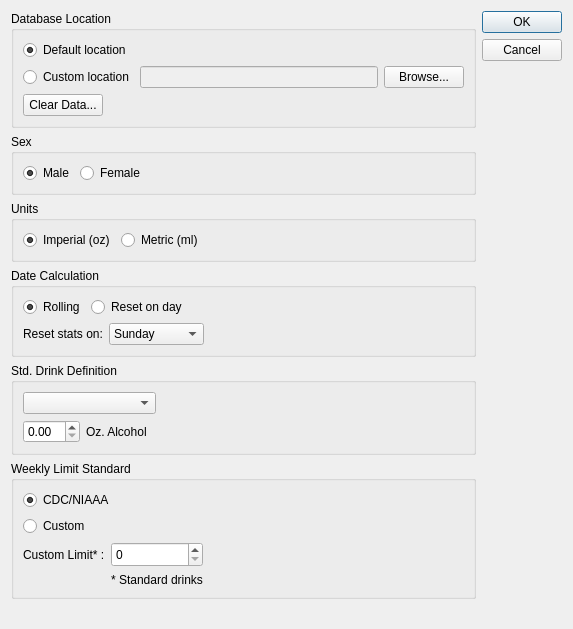
<?xml version="1.0" encoding="UTF-8"?>
<ui version="4.0">
 <class>userSettingsDialog</class>
 <widget class="QDialog" name="userSettingsDialog">
  <property name="geometry">
   <rect>
    <x>0</x>
    <y>0</y>
    <width>573</width>
    <height>629</height>
   </rect>
  </property>
  <property name="windowTitle">
   <string>User Settings</string>
  </property>
  <property name="modal">
   <bool>true</bool>
  </property>
  <layout class="QGridLayout" name="gridLayout_3">
   <item row="0" column="0">
    <widget class="QGroupBox" name="groupBox">
     <property name="minimumSize">
      <size>
       <width>0</width>
       <height>0</height>
      </size>
     </property>
     <property name="title">
      <string>Database Location</string>
     </property>
     <layout class="QVBoxLayout" name="verticalLayout">
      <item>
       <widget class="QRadioButton" name="defaultLocationRadioBtn">
        <property name="text">
         <string>Default location</string>
        </property>
        <property name="checked">
         <bool>true</bool>
        </property>
       </widget>
      </item>
      <item>
       <layout class="QHBoxLayout" name="horizontalLayout_2">
        <item>
         <widget class="QRadioButton" name="customLocationRadioBtn">
          <property name="text">
           <string>Custom location</string>
          </property>
         </widget>
        </item>
        <item>
         <widget class="QLineEdit" name="dbLocationTextInput">
          <property name="enabled">
           <bool>false</bool>
          </property>
          <property name="clearButtonEnabled">
           <bool>false</bool>
          </property>
         </widget>
        </item>
        <item>
         <widget class="QPushButton" name="dbLocationBrowseButton">
          <property name="text">
           <string>Browse...</string>
          </property>
         </widget>
        </item>
       </layout>
      </item>
      <item>
       <layout class="QHBoxLayout" name="horizontalLayout_3">
        <item>
         <widget class="QPushButton" name="clearDataButton">
          <property name="text">
           <string>Clear Data...</string>
          </property>
         </widget>
        </item>
        <item>
         <spacer name="horizontalSpacer_5">
          <property name="orientation">
           <enum>Qt::Horizontal</enum>
          </property>
          <property name="sizeHint" stdset="0">
           <size>
            <width>40</width>
            <height>20</height>
           </size>
          </property>
         </spacer>
        </item>
       </layout>
      </item>
     </layout>
    </widget>
   </item>
   <item row="1" column="0">
    <widget class="QGroupBox" name="sexGroup">
     <property name="title">
      <string>Sex</string>
     </property>
     <layout class="QHBoxLayout" name="horizontalLayout_4">
      <item>
       <widget class="QRadioButton" name="maleSelection">
        <property name="text">
         <string>Male</string>
        </property>
        <property name="checked">
         <bool>true</bool>
        </property>
       </widget>
      </item>
      <item>
       <widget class="QRadioButton" name="femaleSelection">
        <property name="text">
         <string>Female</string>
        </property>
       </widget>
      </item>
      <item>
       <spacer name="horizontalSpacer">
        <property name="orientation">
         <enum>Qt::Horizontal</enum>
        </property>
        <property name="sizeHint" stdset="0">
         <size>
          <width>40</width>
          <height>20</height>
         </size>
        </property>
       </spacer>
      </item>
     </layout>
    </widget>
   </item>
   <item row="2" column="0">
    <widget class="QGroupBox" name="unitsGroup">
     <property name="title">
      <string>Units</string>
     </property>
     <layout class="QHBoxLayout" name="horizontalLayout_5">
      <item>
       <widget class="QRadioButton" name="imperialRadioButton">
        <property name="text">
         <string>Imperial (oz)</string>
        </property>
        <property name="checked">
         <bool>true</bool>
        </property>
       </widget>
      </item>
      <item>
       <widget class="QRadioButton" name="metricRadioButton">
        <property name="text">
         <string>Metric (ml)</string>
        </property>
       </widget>
      </item>
      <item>
       <spacer name="horizontalSpacer_2">
        <property name="orientation">
         <enum>Qt::Horizontal</enum>
        </property>
        <property name="sizeHint" stdset="0">
         <size>
          <width>266</width>
          <height>20</height>
         </size>
        </property>
       </spacer>
      </item>
     </layout>
    </widget>
   </item>
   <item row="3" column="0">
    <widget class="QGroupBox" name="dateCalculationGroup">
     <property name="title">
      <string>Date Calculation</string>
     </property>
     <layout class="QVBoxLayout" name="verticalLayout_4">
      <item>
       <layout class="QHBoxLayout" name="horizontalLayout">
        <item>
         <widget class="QRadioButton" name="rollingDateRadioButton">
          <property name="text">
           <string>Rolling</string>
          </property>
          <property name="checked">
           <bool>true</bool>
          </property>
         </widget>
        </item>
        <item>
         <widget class="QRadioButton" name="fixedDateRadioButton">
          <property name="text">
           <string>Reset on day</string>
          </property>
         </widget>
        </item>
        <item>
         <spacer name="horizontalSpacer_3">
          <property name="orientation">
           <enum>Qt::Horizontal</enum>
          </property>
          <property name="sizeHint" stdset="0">
           <size>
            <width>40</width>
            <height>20</height>
           </size>
          </property>
         </spacer>
        </item>
       </layout>
      </item>
      <item>
       <layout class="QHBoxLayout" name="horizontalLayout_6">
        <item>
         <widget class="QLabel" name="weekdayStartLabel">
          <property name="text">
           <string>Reset stats on:</string>
          </property>
         </widget>
        </item>
        <item>
         <widget class="QComboBox" name="weekdayStartInput">
          <item>
           <property name="text">
            <string>Sunday</string>
           </property>
          </item>
          <item>
           <property name="text">
            <string>Monday</string>
           </property>
          </item>
          <item>
           <property name="text">
            <string>Tuesday</string>
           </property>
          </item>
          <item>
           <property name="text">
            <string>Wednesday</string>
           </property>
          </item>
          <item>
           <property name="text">
            <string>Thursday</string>
           </property>
          </item>
          <item>
           <property name="text">
            <string>Friday</string>
           </property>
          </item>
          <item>
           <property name="text">
            <string>Saturday</string>
           </property>
          </item>
         </widget>
        </item>
        <item>
         <spacer name="horizontalSpacer_4">
          <property name="orientation">
           <enum>Qt::Horizontal</enum>
          </property>
          <property name="sizeHint" stdset="0">
           <size>
            <width>40</width>
            <height>20</height>
           </size>
          </property>
         </spacer>
        </item>
       </layout>
      </item>
     </layout>
    </widget>
   </item>
   <item row="4" column="0">
    <widget class="QGroupBox" name="dateCalculationGroup_2">
     <property name="title">
      <string>Std. Drink Definition</string>
     </property>
     <layout class="QGridLayout" name="gridLayout_2">
      <item row="0" column="0">
       <widget class="QComboBox" name="stdDrinkDefComboBox"/>
      </item>
      <item row="0" column="1">
       <spacer name="horizontalSpacer_7">
        <property name="orientation">
         <enum>Qt::Horizontal</enum>
        </property>
        <property name="sizeHint" stdset="0">
         <size>
          <width>317</width>
          <height>20</height>
         </size>
        </property>
       </spacer>
      </item>
      <item row="1" column="0">
       <layout class="QHBoxLayout" name="horizontalLayout_7">
        <item>
         <widget class="QDoubleSpinBox" name="stdDrinkDefInput"/>
        </item>
        <item>
         <widget class="QLabel" name="stdDrinkDefLabel">
          <property name="sizePolicy">
           <sizepolicy hsizetype="Preferred" vsizetype="Preferred">
            <horstretch>0</horstretch>
            <verstretch>0</verstretch>
           </sizepolicy>
          </property>
          <property name="minimumSize">
           <size>
            <width>70</width>
            <height>21</height>
           </size>
          </property>
          <property name="text">
           <string>Oz. Alcohol</string>
          </property>
         </widget>
        </item>
       </layout>
      </item>
     </layout>
    </widget>
   </item>
   <item row="5" column="0">
    <widget class="QGroupBox" name="dateCalculationGroup_3">
     <property name="title">
      <string>Weekly Limit Standard</string>
     </property>
     <layout class="QVBoxLayout" name="verticalLayout_5">
      <item>
       <widget class="QRadioButton" name="niaaaStandardsRadioButton">
        <property name="text">
         <string>CDC/NIAAA</string>
        </property>
        <property name="checked">
         <bool>true</bool>
        </property>
       </widget>
      </item>
      <item>
       <widget class="QRadioButton" name="customLimitRadioButton">
        <property name="text">
         <string>Custom</string>
        </property>
       </widget>
      </item>
      <item>
       <layout class="QGridLayout" name="gridLayout">
        <item row="0" column="0">
         <widget class="QLabel" name="customLimitLabel">
          <property name="text">
           <string>Custom Limit* :</string>
          </property>
         </widget>
        </item>
        <item row="0" column="1">
         <widget class="QSpinBox" name="customLimitSpinBox">
          <property name="sizePolicy">
           <sizepolicy hsizetype="Preferred" vsizetype="Fixed">
            <horstretch>0</horstretch>
            <verstretch>0</verstretch>
           </sizepolicy>
          </property>
          <property name="minimumSize">
           <size>
            <width>0</width>
            <height>25</height>
           </size>
          </property>
         </widget>
        </item>
        <item row="0" column="2">
         <spacer name="horizontalSpacer_6">
          <property name="orientation">
           <enum>Qt::Horizontal</enum>
          </property>
          <property name="sizeHint" stdset="0">
           <size>
            <width>40</width>
            <height>20</height>
           </size>
          </property>
         </spacer>
        </item>
        <item row="1" column="1">
         <widget class="QLabel" name="label">
          <property name="text">
           <string>* Standard drinks</string>
          </property>
          <property name="alignment">
           <set>Qt::AlignCenter</set>
          </property>
         </widget>
        </item>
       </layout>
      </item>
     </layout>
    </widget>
   </item>
   <item row="6" column="0">
    <spacer name="verticalSpacer">
     <property name="orientation">
      <enum>Qt::Vertical</enum>
     </property>
     <property name="sizeHint" stdset="0">
      <size>
       <width>20</width>
       <height>23</height>
      </size>
     </property>
    </spacer>
   </item>
   <item row="0" column="1" rowspan="7">
    <layout class="QVBoxLayout" name="verticalLayout_2">
     <item>
      <widget class="QDialogButtonBox" name="userSettingsButtonBox">
       <property name="orientation">
        <enum>Qt::Vertical</enum>
       </property>
       <property name="standardButtons">
        <set>QDialogButtonBox::Cancel|QDialogButtonBox::Ok</set>
       </property>
      </widget>
     </item>
    </layout>
   </item>
  </layout>
 </widget>
 <tabstops>
  <tabstop>defaultLocationRadioBtn</tabstop>
  <tabstop>customLocationRadioBtn</tabstop>
  <tabstop>dbLocationTextInput</tabstop>
  <tabstop>dbLocationBrowseButton</tabstop>
  <tabstop>clearDataButton</tabstop>
  <tabstop>maleSelection</tabstop>
  <tabstop>femaleSelection</tabstop>
  <tabstop>imperialRadioButton</tabstop>
  <tabstop>metricRadioButton</tabstop>
  <tabstop>rollingDateRadioButton</tabstop>
  <tabstop>fixedDateRadioButton</tabstop>
  <tabstop>weekdayStartInput</tabstop>
  <tabstop>stdDrinkDefComboBox</tabstop>
  <tabstop>stdDrinkDefInput</tabstop>
  <tabstop>niaaaStandardsRadioButton</tabstop>
  <tabstop>customLimitRadioButton</tabstop>
  <tabstop>customLimitSpinBox</tabstop>
 </tabstops>
 <resources/>
 <connections>
  <connection>
   <sender>userSettingsButtonBox</sender>
   <signal>accepted()</signal>
   <receiver>userSettingsDialog</receiver>
   <slot>accept()</slot>
   <hints>
    <hint type="sourcelabel">
     <x>248</x>
     <y>254</y>
    </hint>
    <hint type="destinationlabel">
     <x>157</x>
     <y>274</y>
    </hint>
   </hints>
  </connection>
  <connection>
   <sender>userSettingsButtonBox</sender>
   <signal>rejected()</signal>
   <receiver>userSettingsDialog</receiver>
   <slot>reject()</slot>
   <hints>
    <hint type="sourcelabel">
     <x>316</x>
     <y>260</y>
    </hint>
    <hint type="destinationlabel">
     <x>286</x>
     <y>274</y>
    </hint>
   </hints>
  </connection>
 </connections>
</ui>
